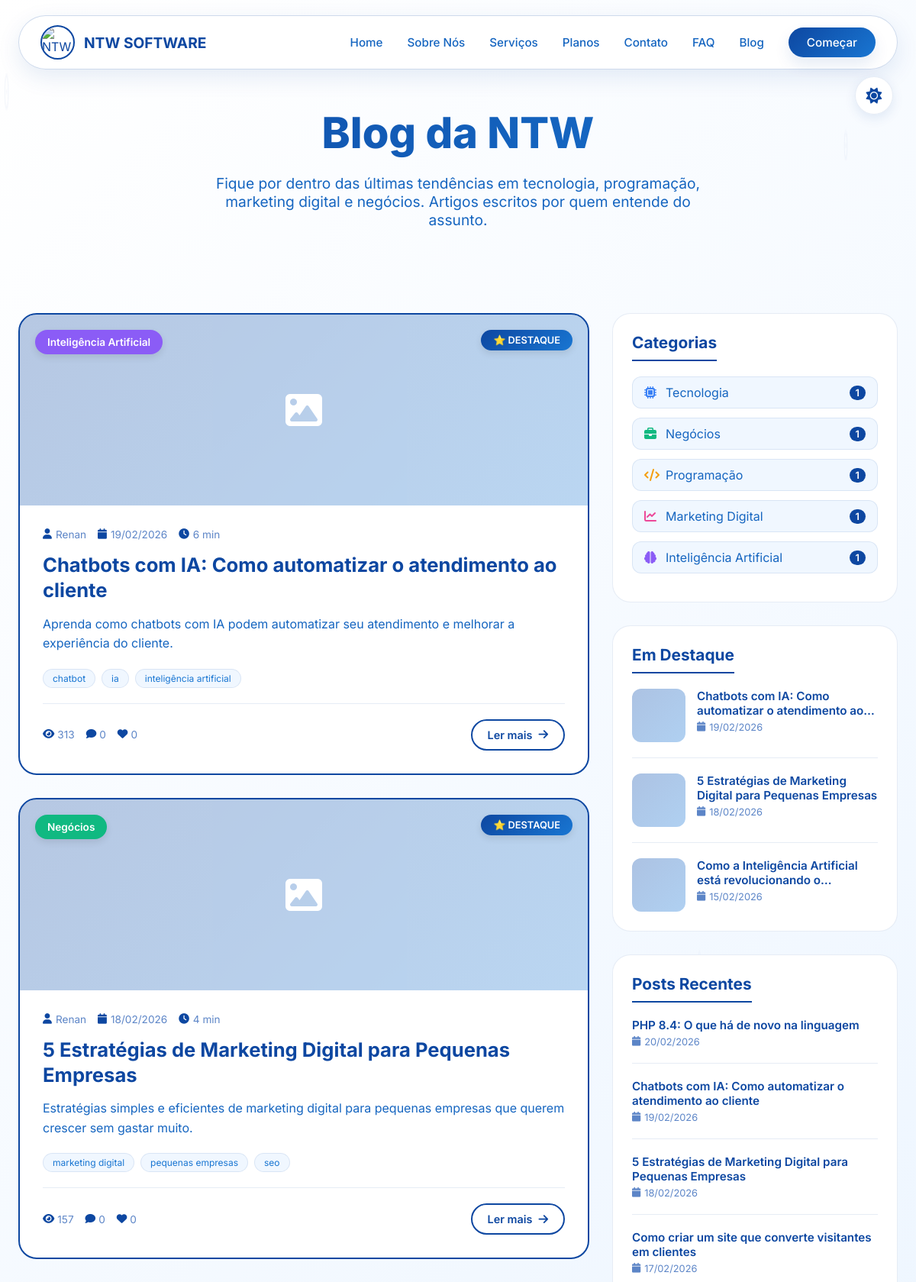
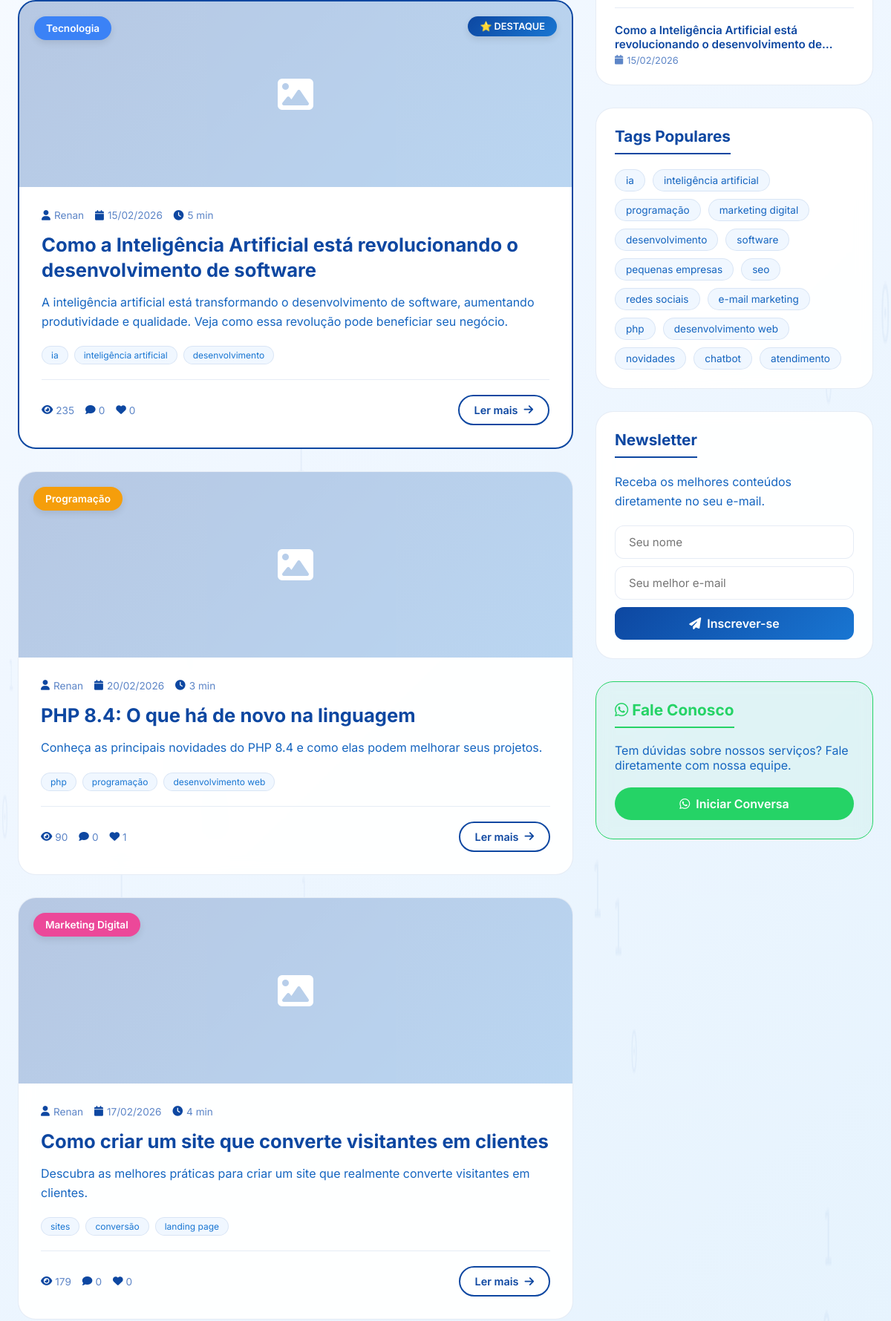
/blog/blog.php (upper part), run on the app's committed database (2 pictures, top to bottom).
### tables this page shows
CREATE TABLE `blog_posts` (
  `id` int(11) NOT NULL,
  `categoria_id` int(11) DEFAULT NULL,
  `titulo` varchar(255) NOT NULL,
  `slug` varchar(255) NOT NULL,
  `subtitulo` varchar(255) DEFAULT NULL,
  `conteudo` longtext NOT NULL,
  `resumo` text DEFAULT NULL,
  `imagem_destaque` varchar(255) DEFAULT NULL,
  `imagem_og` varchar(255) DEFAULT NULL COMMENT 'Imagem para compartilhamento',
  `autor` varchar(100) DEFAULT 'Renan',
  `autor_avatar` varchar(255) DEFAULT NULL,
  `views` int(11) DEFAULT 0,
  `tempo_leitura` int(11) DEFAULT NULL COMMENT 'Em minutos',
  `destaque` tinyint(1) DEFAULT 0,
  `status` enum('rascunho','publicado','arquivado') DEFAULT 'rascunho',
  `data_publicacao` datetime DEFAULT NULL,
  `data_agendamento` datetime DEFAULT NULL,
  `tags` text DEFAULT NULL,
  `meta_title` varchar(255) DEFAULT NULL,
  `meta_description` text DEFAULT NULL,
  `meta_keywords` text DEFAULT NULL,
  `ativo` tinyint(1) DEFAULT 1,
  `created_at` timestamp NOT NULL DEFAULT current_timestamp(),
  `updated_at` timestamp NULL DEFAULT NULL ON UPDATE current_timestamp()
);

CREATE TABLE `blog_categorias` (
  `id` int(11) NOT NULL,
  `nome` varchar(100) NOT NULL,
  `slug` varchar(100) NOT NULL,
  `descricao` text DEFAULT NULL,
  `icone` varchar(50) DEFAULT 'fa-folder',
  `cor` varchar(20) DEFAULT '#3b82f6',
  `ordem` int(11) DEFAULT 0,
  `ativo` tinyint(1) DEFAULT 1,
  `created_at` timestamp NOT NULL DEFAULT current_timestamp(),
  `updated_at` timestamp NULL DEFAULT NULL ON UPDATE current_timestamp()
);

### blog/blog.php (the view, shortened to what the rows shown need)
<?php
$pagina = isset($_GET['pagina']) ? (int)$_GET['pagina'] : 1;
$por_pagina = 6;
$offset = ($pagina - 1) * $por_pagina;
$categoria_filtro = isset($_GET['categoria']) ? (int)$_GET['categoria'] : 0;
$sql_posts = "SELECT p.*, c.nome as categoria_nome, c.cor as categoria_cor, c.slug as categoria_slug,
              (SELECT COUNT(*) FROM blog_comentarios WHERE post_id = p.id AND aprovado = 1) as total_comentarios,
              (SELECT COUNT(*) FROM blog_curtidas WHERE post_id = p.id) as total_curtidas
              FROM blog_posts p
              LEFT JOIN blog_categorias c ON p.categoria_id = c.id
              WHERE p.status = 'publicado' AND p.ativo = 1";
$sql_posts .= " ORDER BY p.destaque DESC, p.data_publicacao DESC LIMIT $offset, $por_pagina";
$posts = $conn->query($sql_posts);
$posts_destaque = $conn->query("
    SELECT id, titulo, slug, imagem_destaque, data_publicacao
    FROM blog_posts
    WHERE status = 'publicado' AND ativo = 1 AND destaque = 1
    ORDER BY data_publicacao DESC LIMIT 5
");
$posts_recentes = $conn->query("
    SELECT id, titulo, slug, data_publicacao
    FROM blog_posts
    WHERE status = 'publicado' AND ativo = 1
    ORDER BY data_publicacao DESC LIMIT 5
");
$categorias = $conn->query("
    SELECT c.*, COUNT(p.id) as total_posts
    FROM blog_categorias c
    LEFT JOIN blog_posts p ON c.id = p.categoria_id AND p.status = 'publicado' AND p.ativo = 1
    WHERE c.ativo = 1
    GROUP BY c.id
    ORDER BY c.ordem, c.nome
");
?>
<!DOCTYPE html>
<html lang="pt-BR">
<head>
    <link rel="stylesheet" href="https://cdnjs.cloudflare.com/ajax/libs/font-awesome/6.5.0/css/all.min.css">
</head>
<body data-theme="light">
    <div id="main-content">
        <section class="blog-hero">
            <div class="container">
                <h1 class="gradient-text">Blog da NTW</h1>
            </div>
        </section>
        <section style="padding-top: 0;">
            <div class="container">
                <div class="blog-layout">
                    <div class="posts-grid">
                        <?php if($posts->num_rows == 0): ?>
                        <div class="sem-posts">
                            <i class="fas fa-newspaper"></i>
                            <h3>Nenhum post encontrado</h3>
                            <p>
                                <?php if($categoria_filtro > 0): ?>
                                    Não há posts publicados nesta categoria ainda. <a href="blog.php" style="color: var(--accent-primary);">Ver todos os posts</a>
                                <?php else: ?>
                                    Volte em breve para novos artigos!
                                <?php endif; ?>
                            </p>
                        </div>
                        <?php else: ?>
                            <?php while($post = $posts->fetch_assoc()):
                                $tags = !empty($post['tags']) ? explode(',', $post['tags']) : [];
                            ?>
                            <div class="post-card <?php echo $post['destaque'] ? 'destaque' : ''; ?>">
                                <div class="post-imagem" style="<?php echo $post['imagem_destaque'] ? 'background-image: url(\'' . htmlspecialchars($post['imagem_destaque']) . '\');' : ''; ?>">
                                    <?php if($post['categoria_nome']): ?>
                                    <span class="post-categoria-tag" style="background: <?php echo htmlspecialchars($post['categoria_cor'] ?? '#3b82f6'); ?>">
                                        <?php echo htmlspecialchars($post['categoria_nome']); ?>
                                    </span>
                                    <?php endif; ?>
                                    <?php if(!$post['imagem_destaque']): ?>
                                    <div class="sem-imagem">
                                        <i class="fas fa-image"></i>
                                    </div>
                                    <?php endif; ?>
                                </div>
                                <div class="post-conteudo">
                                    <div class="post-meta">
                                        <span>
                                            <i class="fas fa-user"></i>
                                            <?php echo htmlspecialchars($post['autor']); ?>
                                        </span>
                                        <span>
                                            <i class="fas fa-calendar"></i>
                                            <?php echo date('d/m/Y', strtotime($post['data_publicacao'])); ?>
                                        </span>
                                        <?php if(!empty($post['tempo_leitura'])): ?>
                                        <span>
                                            <i class="fas fa-clock"></i>
                                            <?php echo (int)$post['tempo_leitura']; ?> min
                                        </span>
                                        <?php endif; ?>
                                    </div>
                                    <h2 class="post-titulo">
                                        <a href="post.php?slug=<?php echo urlencode($post['slug']); ?>">
                                            <?php echo htmlspecialchars($post['titulo']); ?>
                                        </a>
                                    </h2>
                                    <?php if(!empty($post['resumo'])): ?>
                                    <div class="post-resumo">
                                        <?php echo htmlspecialchars($post['resumo']); ?>
                                    </div>
                                    <?php endif; ?>
                                    <?php if(!empty($tags)): ?>
                                    <div class="post-tags">
                                        <?php foreach(array_slice($tags, 0, 3) as $tag): ?>
                                        <span class="post-tag"><?php echo htmlspecialchars(trim($tag)); ?></span>
                                        <?php endforeach; ?>
                                    </div>
                                    <?php endif; ?>
                                    <div class="post-footer">
                                        <div class="post-stats">
                                            <span>
                                                <i class="fas fa-eye"></i>
                                                <?php echo number_format((int)$post['views']); ?>
                                            </span>
                                            <span>
                                                <i class="fas fa-comment"></i>
                                                <?php echo (int)$post['total_comentarios']; ?>
                                            </span>
                                            <span>
                                                <i class="fas fa-heart"></i>
                                                <?php echo (int)$post['total_curtidas']; ?>
                                            </span>
                                        </div>
                                        <a href="post.php?slug=<?php echo urlencode($post['slug']); ?>" class="btn-ler-mais">
                                            Ler mais <i class="fas fa-arrow-right"></i>
                                        </a>
                                    </div>
                                </div>
                            </div>
                            <?php endwhile; ?>
                        <?php endif; ?>
                    </div>
                    <div class="blog-sidebar">
                        <div class="sidebar-widget">
                            <ul class="categorias-list">
                                <?php
                                $categorias->data_seek(0);
                                while($cat = $categorias->fetch_assoc()):
                                ?>
                                <li class="categoria-item">
                                    <a href="blog.php?categoria=<?php echo (int)$cat['id']; ?>" class="categoria-link <?php echo $categoria_filtro == $cat['id'] ? 'active' : ''; ?>">
                                        <span class="categoria-nome">
                                            <i class="fas <?php echo htmlspecialchars($cat['icone'] ?? 'fa-folder'); ?>" style="color: <?php echo htmlspecialchars($cat['cor'] ?? '#3b82f6'); ?>"></i>
                                            <span><?php echo htmlspecialchars($cat['nome']); ?></span>
                                        </span>
                                        <span class="categoria-count"><?php echo (int)$cat['total_posts']; ?></span>
                                    </a>
                                </li>
                                <?php endwhile; ?>
                            </ul>
                        </div>
                        <?php if($posts_destaque->num_rows > 0): ?>
                        <div class="sidebar-widget">
                            <ul class="recentes-list">
                                <?php while($destaque = $posts_destaque->fetch_assoc()): ?>
                                <li class="recente-item">
                                    <a href="post.php?slug=<?php echo urlencode($destaque['slug']); ?>" class="recente-link">
                                        <div class="recente-imagem" style="<?php echo $destaque['imagem_destaque'] ? 'background-image: url(\'' . htmlspecialchars($destaque['imagem_destaque']) . '\');' : ''; ?>">
                                            <?php if(!$destaque['imagem_destaque']): ?>
                                            <div class="sem-imagem"></div>
                                            <?php endif; ?>
                                        </div>
                                        <div class="recente-info">
                                            <h4><?php echo htmlspecialchars($destaque['titulo']); ?></h4>
                                            <span class="recente-data">
                                                <i class="fas fa-calendar"></i>
                                                <?php echo date('d/m/Y', strtotime($destaque['data_publicacao'])); ?>
                                            </span>
                                        </div>
                                    </a>
                                </li>
                                <?php endwhile; ?>
                            </ul>
                        </div>
                        <?php endif; ?>
                        <div class="sidebar-widget">
                            <ul class="recentes-list">
                                <?php while($recente = $posts_recentes->fetch_assoc()): ?>
                                <li class="recente-item">
                                    <a href="post.php?slug=<?php echo urlencode($recente['slug']); ?>" class="recente-link">
                                        <div class="recente-info" style="width: 100%;">
                                            <h4><?php echo htmlspecialchars($recente['titulo']); ?></h4>
                                            <span class="recente-data">
                                                <i class="fas fa-calendar"></i>
                                                <?php echo date('d/m/Y', strtotime($recente['data_publicacao'])); ?>
                                            </span>
                                        </div>
                                    </a>
                                </li>
                                <?php endwhile; ?>
                            </ul>
                        </div>
                    </div>
                </div>
            </div>
        </section>
    </div>
</body>
</html>

### data on the page
blog_posts: categoria.nome "Inteligência Artificial", autor "Renan", data_publicacao "19/02/2026", tempo_leitura "6", titulo "Chatbots com IA: Como automatizar o atendimento ao cliente", resumo "Aprenda como chatbots com IA podem automatizar seu atendimento e melhorar a experiência do cliente.", tags "chatbot", tags "ia", tags "inteligência artificial", views "313", total_comentarios "0", total_curtidas "0", titulo "Chatbots com IA: Como automatizar o atendimento…"
blog_posts: categoria.nome "Negócios", autor "Renan", data_publicacao "18/02/2026", tempo_leitura "4", titulo "5 Estratégias de Marketing Digital para Pequenas Empresas", resumo "Estratégias simples e eficientes de marketing digital para pequenas empresas que querem crescer sem gastar muito.", tags "marketing digital", tags "pequenas empresas", tags "seo", views "157", total_comentarios "0", total_curtidas "0"
blog_posts: categoria.nome "Tecnologia", autor "Renan", data_publicacao "15/02/2026", tempo_leitura "5", titulo "Como a Inteligência Artificial está revolucionando o desenvolvimento de software", resumo "A inteligência artificial está transformando o desenvolvimento de software, aumentando produtividade e qualidade. Veja como essa revolução pode beneficiar seu negócio.", tags "ia", tags "inteligência artificial", tags "desenvolvimento", views "235", total_comentarios "0", total_curtidas "0", titulo "Como a Inteligência Artificial está revolucionando…", titulo "Como a Inteligência Artificial está revolucionando o desenvolvimento…"
blog_posts: categoria.nome "Programação", autor "Renan", data_publicacao "20/02/2026", tempo_leitura "3", titulo "PHP 8.4: O que há de novo na linguagem", resumo "Conheça as principais novidades do PHP 8.4 e como elas podem melhorar seus projetos.", tags "php", tags "programação", tags "desenvolvimento web", views "90", total_comentarios "0", total_curtidas "1"
blog_posts: categoria.nome "Marketing Digital", autor "Renan", data_publicacao "17/02/2026", tempo_leitura "4", titulo "Como criar um site que converte visitantes em clientes", resumo "Descubra as melhores práticas para criar um site que realmente converte visitantes em clientes.", tags "sites", tags "conversão", tags "landing page", views "179", total_comentarios "0", total_curtidas "0"
blog_categorias: nome "Tecnologia", total_posts "1"
blog_categorias: nome "Negócios", total_posts "1"
blog_categorias: nome "Programação", total_posts "1"
blog_categorias: nome "Marketing Digital", total_posts "1"
blog_categorias: nome "Inteligência Artificial", total_posts "1"

### other printed values
$tag "ia"
$tag "inteligência artificial"
$tag "programação"
$tag "marketing digital"
$tag "desenvolvimento"
$tag "software"
$tag "pequenas empresas"
$tag "seo"
$tag "redes sociais"
$tag "e-mail marketing"
$tag "php"
$tag "desenvolvimento web"
$tag "novidades"
$tag "chatbot"
$tag "atendimento"
